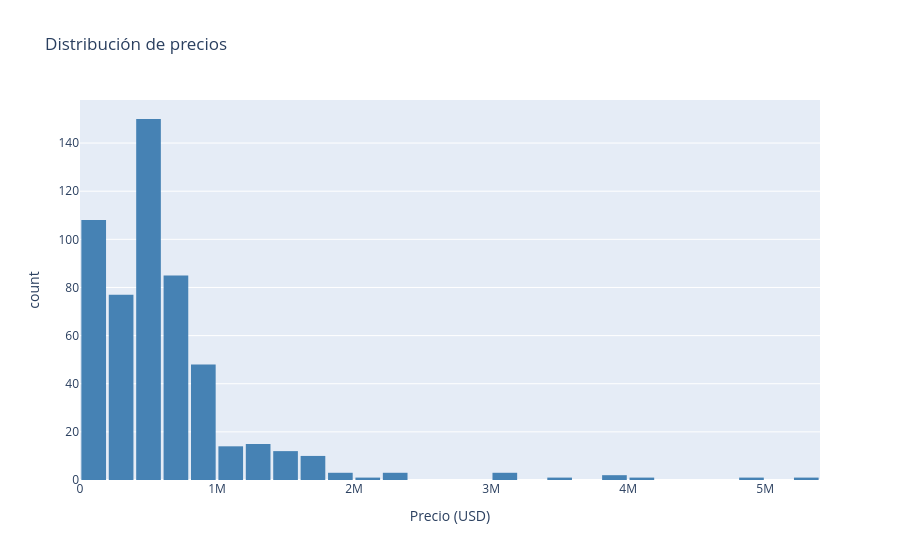

Here is the notebook cell this chart was saved with:
### Markdown cell above
## 4. Exploración rápida del precio

Veo cómo está distribuido el precio antes de modelar.

### Code cell
# histograma de precios
fig = px.histogram(
    datos,
    x="price",
    nbins=40,
    title="Distribución de precios",
    labels={"price": "Precio (USD)", "count": "Cantidad de casas"},
    color_discrete_sequence=["steelblue"]
)
fig.update_layout(bargap=0.1)
fig.show()

# la distribución está sesgada a la derecha, por eso se usa log1p más adelante
print("el precio tiene mucho sesgo, voy a usar log1p para normalizarlo")

### Figure 1 — Plotly figure (JSON) as saved in the notebook; plotly's stock layout.template omitted (floating-point values rounded to 4 significant figures; data arrays with more than 128 entries replaced by an {"elided": "..."} marker saying what was removed)
{"data": [{"bingroup": "x", "hovertemplate": "Precio (USD)=%{x}<br>count=%{y}<extra></extra>", "legendgroup": "", "marker": {"color": "steelblue", "pattern": {"shape": ""}}, "name": "", "nbinsx": 40, "orientation": "v", "showlegend": false, "type": "histogram", "x": {"elided": "535 float values"}, "xaxis": "x", "yaxis": "y"}], "layout": {"bargap": 0.1, "barmode": "relative", "legend": {"tracegroupgap": 0}, "title": {"text": "Distribución de precios"}, "xaxis": {"anchor": "y", "domain": [0, 1], "title": {"text": "Precio (USD)"}}, "yaxis": {"anchor": "x", "domain": [0, 1], "title": {"text": "count"}}}}
